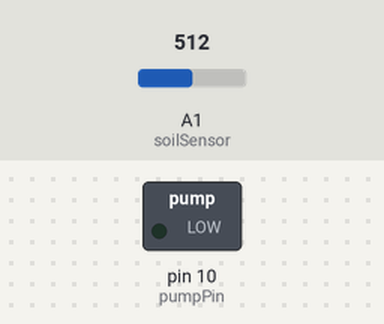
Recording of a sketch running on a simulated Arduino Uno, built with avr-gcc and run on an emulated ATmega328P. Shown: switched loads named in the sketch (green lamp = pin HIGH). The inputs (shaded band) are chosen by the test bench; at power-on: A1 (soilSensor) = 512.

Above: at 5.7 s.
At 11.5 s:
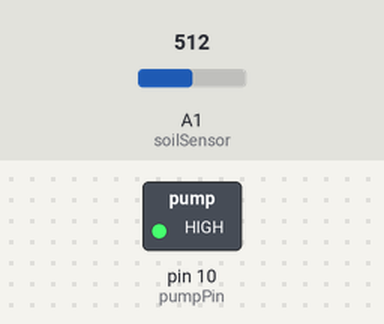
Timing chart, 0 to 16.0 s (numbered marks = the images above):
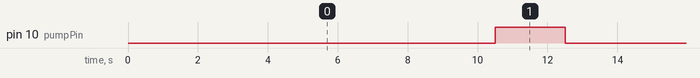

Measured:
- by itself, pin 10 (pumpPin): alternates HIGH for 2.0 s and LOW for 9.5 s

The sketch:

Water.ino
```cpp
//3rd Party Low power library
#include <LowPower.h>
//https://github.com/rocketscream/Low-Power/releases/
//Download ZIP, place in Documents/Ardunio/libraries.
//In Arduino sofware, click Sketch, add zip library

  //Analog or Digital method (Not fully implemented)
  const int analog = 1; //Leave at default 1.

  //Plant count count(Not implemented, but this will auto increment pins)
  const int plants = 1; //Leave at default 1.

  //Analog values
  const int dry = 500; //Lower this value until your plant is watered when dry

  //What pins for relays
  const int pumpPin = 10; //This has to be digital. Default D10 pin

  //Moisture data pins
  const int soilSensor = A1; //This needs to be analog. Default A1 pin

  //Anti batterypack shutdown
  const int antishutdown = 1; //If your batterypack powersaver kicks in, set to 1.

void setup() {
  //Reducing clocks to save power. This affects how time is measured, so ms values will not be accurate
  CLKPR = 0x80; // (1000 0000) enable change in clock frequency
  CLKPR = 0x01; // (0000 0001) use clock division factor 2 to reduce the frequency from 16 MHz to 8 MHz
  if (analog == 1){
    pinMode(soilSensor, INPUT);
    }
  pinMode(pumpPin, OUTPUT);
  Serial.begin(9600);
  //If your pump runs right after it is plugged in, change all LOW to HIGH, and HIGH to LOW
  digitalWrite(pumpPin, LOW); //Default to off
  delay(1000);

  }

void loop() {

  //for(int count = 0; count >= plants; count++){ //Future code for multiple plant support
  //Check current moisture
    int moisture = analogRead(soilSensor);


      //Anti autoshutdown on battery pack
      if (antishutdown == 1){
      //Waiting 9.5 seconds before trigger. Adjust as needed
      LowPower.powerDown(SLEEP_8S, ADC_OFF, BOD_OFF);
      LowPower.powerDown(SLEEP_1S, ADC_OFF, BOD_OFF);
      LowPower.powerDown(SLEEP_500MS, ADC_OFF, BOD_OFF);
      digitalWrite(pumpPin, HIGH);
      delay(10); //minimum length/power draw to keep battery pack on. Adjust as needed
      digitalWrite(pumpPin, LOW);
      } else { //wait 60 seconds. Disable for testing. (for loop was not working for me)
      LowPower.powerDown(SLEEP_8S, ADC_OFF, BOD_OFF);
      LowPower.powerDown(SLEEP_8S, ADC_OFF, BOD_OFF);
      LowPower.powerDown(SLEEP_8S, ADC_OFF, BOD_OFF);
      LowPower.powerDown(SLEEP_8S, ADC_OFF, BOD_OFF);
      LowPower.powerDown(SLEEP_8S, ADC_OFF, BOD_OFF);
      LowPower.powerDown(SLEEP_8S, ADC_OFF, BOD_OFF);
      LowPower.powerDown(SLEEP_8S, ADC_OFF, BOD_OFF);
      LowPower.powerDown(SLEEP_4S, ADC_OFF, BOD_OFF);
      }

      if (analog == 1){
        if (moisture >= dry) {
          //Soil is dry
          digitalWrite(pumpPin, HIGH);//Triggering pump

          //Water for roughly 4 seconds. The time is different due to the clock change for power savings
          delay(2000);

          //Turn off pump
          digitalWrite(pumpPin, LOW);

        }

    }
//}

}
```
